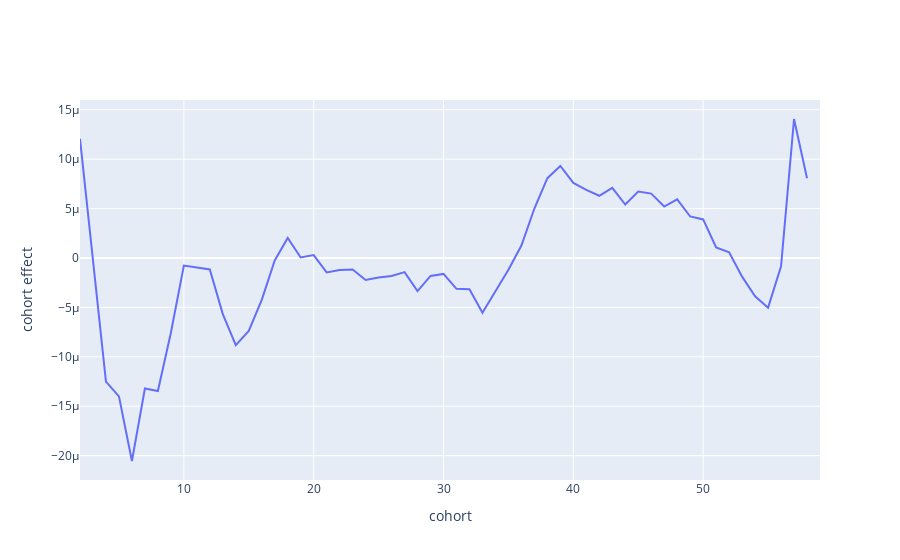

Here is the notebook cell this chart was saved with:
### Code cell
clf_c = clf1.coef_[len_t + len_v + 1:len_t + len_v + len_c]
c_range = [c.min(),c.max()]
c_layout = go.Layout(
    title=
        {
            'y':0.9,
            'x':0.45,
            'xanchor': 'center', 
            'yanchor': 'top'
        },
        xaxis=dict(
            title="cohort",
            range = c_range
        ),
        yaxis=dict(
            title="cohort effect"
        )
    )

cohort_trace0 = go.Scatter(
    x = c,
    y = clf_c,
    mode = 'lines',
    name = 'default rate'
)

cohort_fig = go.Figure({'data': [cohort_trace0],'layout': c_layout})
cohort_fig.show()

### Figure 1 — Plotly figure (JSON) as saved in the notebook; plotly's stock layout.template omitted (floating-point values rounded to 4 significant figures)
{"data": [{"mode": "lines", "name": "default rate", "type": "scatter", "x": [2, 3, 4, 5, 6, 7, 8, 9, 10, 11, 12, 13, 14, 15, 16, 17, 18, 19, 20, 21, 22, 23, 24, 25, 26, 27, 28, 29, 30, 31, 32, 33, 34, 35, 36, 37, 38, 39, 40, 41, 42, 43, 44, 45, 46, 47, 48, 49, 50, 51, 52, 53, 54, 55, 56, 57, 58, 59], "y": [1.206e-05, -2.308e-07, -1.251e-05, -1.4e-05, -2.054e-05, -1.32e-05, -1.346e-05, -7.562e-06, -7.701e-07, -9.609e-07, -1.156e-06, -5.682e-06, -8.816e-06, -7.373e-06, -4.243e-06, -2.46e-07, 2.027e-06, 5.193e-08, 2.964e-07, -1.456e-06, -1.225e-06, -1.159e-06, -2.229e-06, -1.966e-06, -1.831e-06, -1.425e-06, -3.347e-06, -1.818e-06, -1.614e-06, -3.118e-06, -3.165e-06, -5.541e-06, -3.382e-06, -1.181e-06, 1.255e-06, 5.008e-06, 8.076e-06, 9.319e-06, 7.597e-06, 6.889e-06, 6.296e-06, 7.091e-06, 5.412e-06, 6.725e-06, 6.515e-06, 5.206e-06, 5.934e-06, 4.2e-06, 3.903e-06, 1.069e-06, 5.791e-07, -1.888e-06, -3.871e-06, -5.024e-06, -8.424e-07, 1.406e-05, 8.077e-06]}], "layout": {"title": {"x": 0.45, "xanchor": "center", "y": 0.9, "yanchor": "top"}, "xaxis": {"range": [2, 59], "title": {"text": "cohort"}}, "yaxis": {"title": {"text": "cohort effect"}}}}
